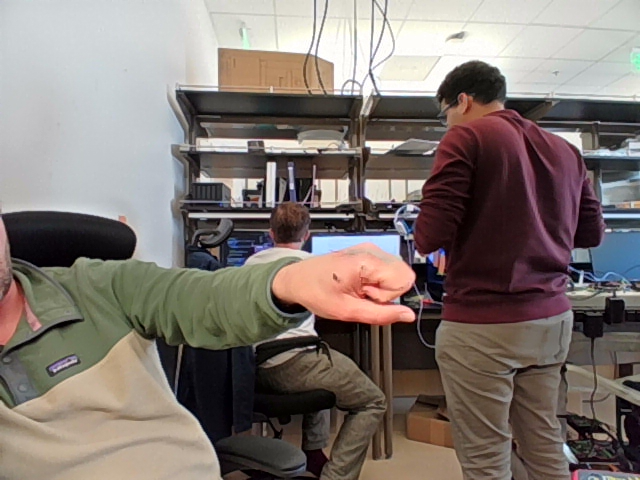
#> input picture Code/python/dynamic_test_images/frame_102_20250313_134948_686.png, 640 x 480 px, found by its file name; its folder holds 4 pictures in this run
$ python angle_calc.py
#> lines starting #> are read from the running program, lines starting #| are printed output that depends on the picture
import os
import matplotlib.pyplot as plt
import pandas as pd
from matplotlib.widgets import Cursor
import matplotlib
import numpy as np
import re
from datetime import datetime

# Ensure interactive backend
matplotlib.use('TkAgg')

class ImagePointAnalyzer:
    def __init__(self, image_folder):
        self.image_folder = image_folder
        self.columns = ['Image', 'Timestamp_image', 'Point1_x', 'Point1_y', 'Point2_x', 'Point2_y', 'Point3_x', 'Point3_y', 'Angle (degrees)']
        self.points_df = pd.DataFrame(columns=self.columns)

    def select_points(self, image_path):
        img = plt.imread(image_path)
#> img is the input picture: shape (480, 640, 3) float32; mean R, G, B 0.501, 0.463, 0.442
        fig, ax = plt.subplots()
        ax.imshow(img)
        plt.title(f"Select 3 points on: {os.path.basename(image_path)}")

        # List to store the selected points
        points = []

        # Cursor for better point selection visibility
        cursor = Cursor(ax, useblit=True, color='red', linewidth=1)

        # Function to handle mouse clicks
        # [8 lines left out: function onclick, not called in this run]

        # Connect the click event to the figure
        fig.canvas.mpl_connect('button_press_event', onclick)
        plt.show()  # Blocks until the figure is closed
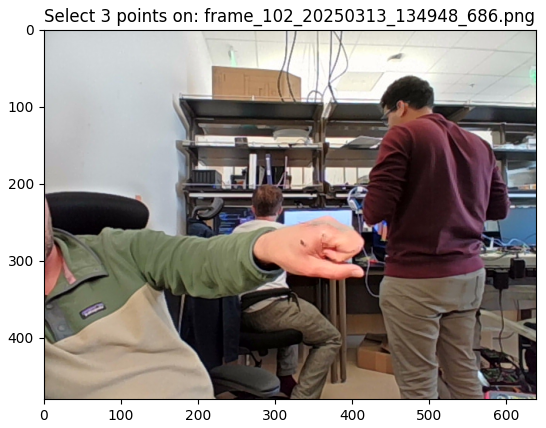
#> figure drawn by matplotlib, 1 panel
        return points

    # [4 lines left out: function extract_timestamp, not called in this run]

    def collect_points(self):
        image_files = [f for f in os.listdir(self.image_folder) if f.endswith(('.png', '.jpg', '.jpeg'))]
        all_points = []
        for image_file in image_files:
            image_path = os.path.join(self.image_folder, image_file)
            print(f"Processing image: {image_file}")
            selected_points = self.select_points(image_path)

            if len(selected_points) == 3:  # Ensure exactly 3 points are selected
                timestamp = self.extract_timestamp(image_file)
                points_row = {
                    'Image': image_file,
                    'Timestamp_image': timestamp,
                    'Point1_x': selected_points[0][0], 'Point1_y': selected_points[0][1],
                    'Point2_x': selected_points[1][0], 'Point2_y': selected_points[1][1],
                    'Point3_x': selected_points[2][0], 'Point3_y': selected_points[2][1],
                }
                all_points.append(points_row)
#> pass 2 of the loop in collect_points, `for image_file in image_files:`:
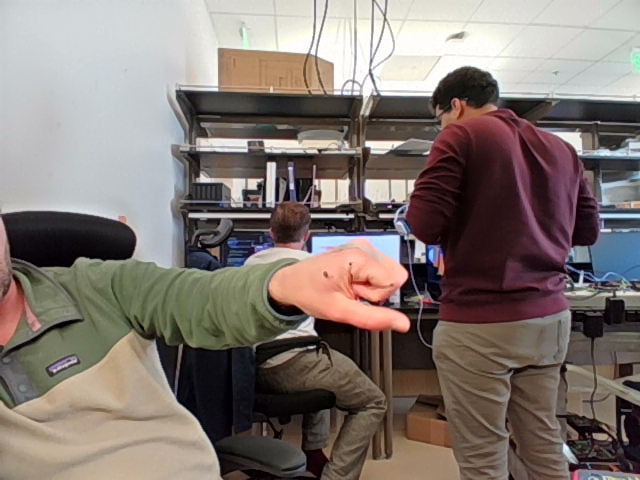
#> input picture Code/python/dynamic_test_images/frame_104_20250313_134949_215.png, 640 x 480 px, found by its file name
#> in select_points, img is the input picture: shape (480, 640, 3) float32; mean R, G, B 0.506, 0.466, 0.444
#> in select_points (call 2), `plt.show()`:
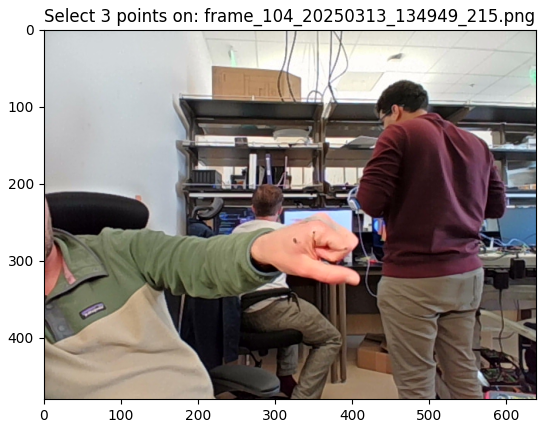
#> figure drawn by matplotlib, 1 panel
#> pass 3 of the loop in collect_points, `for image_file in image_files:`:
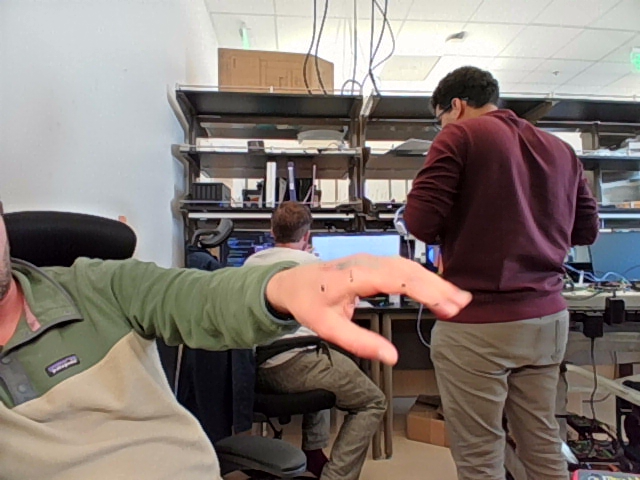
#> input picture Code/python/dynamic_test_images/frame_105_20250313_134949_487.png, 640 x 480 px, found by its file name
#> in select_points, img is the input picture: shape (480, 640, 3) float32; mean R, G, B 0.514, 0.473, 0.451
#> in select_points (call 3), `plt.show()`:
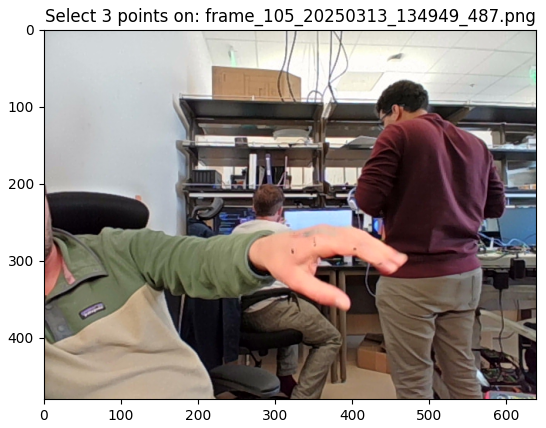
#> figure drawn by matplotlib, 1 panel
#> the loop made 4 passes; the first 3 are shown
        self.points_df = pd.DataFrame(all_points)

    def calculate_angle(self, row):
        # Extract points from the row
        point1 = np.array([row['Point1_x'], row['Point1_y']])
        point2 = np.array([row['Point2_x'], row['Point2_y']])
        point3 = np.array([row['Point3_x'], row['Point3_y']])

        # Calculate vectors
        vector1 = point1 - point2
        vector2 = point3 - point2

        # Compute dot product and magnitudes
        dot_product = np.dot(vector1, vector2)
        magnitude1 = np.linalg.norm(vector1)
        magnitude2 = np.linalg.norm(vector2)

        # Avoid division by zero
        if magnitude1 == 0 or magnitude2 == 0:
            return np.nan  # Undefined angle

        # Calculate the angle in radians
        angle_radians = np.arccos(dot_product / (magnitude1 * magnitude2))

        # Convert to degrees
        angle_degrees = 180 - np.degrees(angle_radians)
        return angle_degrees

    def calculate_angles(self):
#> (the run stopped early here; a loop or call above may not have finished)
